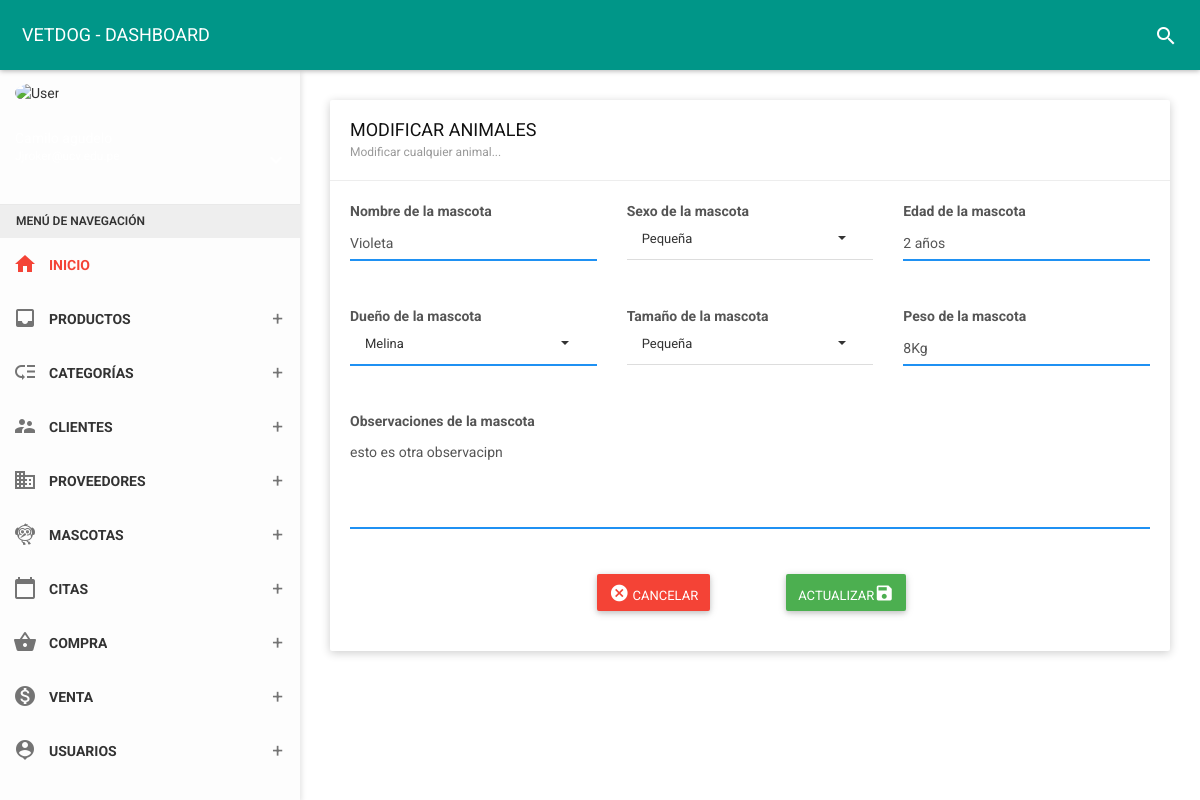
/vista/mascotas/edit?id=1 (signed in), run on the app's committed database.
### tables this page shows
CREATE TABLE `pet` (
  `id_pet` int(11) NOT NULL,
  `nomas` varchar(50) NOT NULL,
  `id_tiM` int(11) NOT NULL,
  `id_raza` int(11) NOT NULL,
  `sexo` varchar(15) NOT NULL,
  `edad` varchar(15) NOT NULL,
  `tamano` varchar(15) NOT NULL,
  `peso` char(6) NOT NULL,
  `id_due` int(11) NOT NULL,
  `obser` varchar(255) NOT NULL,
  `estado` char(1) NOT NULL,
  `fere` timestamp NOT NULL DEFAULT current_timestamp() ON UPDATE current_timestamp()
);

CREATE TABLE `owner` (
  `id_due` int(11) NOT NULL,
  `dni_due` char(8) NOT NULL,
  `nom_due` varchar(35) NOT NULL,
  `ape_due` varchar(35) NOT NULL,
  `fecnaci` varchar(35) NOT NULL,
  `movil` char(9) NOT NULL,
  `fijo` char(6) NOT NULL,
  `correo` varchar(30) NOT NULL,
  `direc` varchar(150) NOT NULL,
  `estado` char(1) NOT NULL,
  `usuario` varchar(25) NOT NULL,
  `contra` varchar(255) NOT NULL,
  `cargo` int(11) NOT NULL,
  `foto` varchar(255) NOT NULL,
  `fere` timestamp NOT NULL DEFAULT current_timestamp() ON UPDATE current_timestamp()
);

### vista/mascotas/edit.php (the view, shortened to what this page needs)
<!DOCTYPE html>
<html>
<head>
    <link href="../../assets/plugins/bootstrap-select/css/bootstrap-select.css" rel="stylesheet" />
    <link href="../../assets/plugins/bootstrap/css/bootstrap.css" rel="stylesheet">
    <link href="../../assets/plugins/node-waves/waves.css" rel="stylesheet" />
    <link href="../../assets/plugins/animate-css/animate.css" rel="stylesheet" />
    <link href="../../css/style.css" rel="stylesheet">
    <link href="../../assets/css/themes/all-themes.css" rel="stylesheet" />
    <link rel="stylesheet" href="https://cdnjs.cloudflare.com/ajax/libs/limonte-sweetalert2/11.1.9/sweetalert2.min.css" />
</head>
<body class="theme-red">
    <nav class="navbar">
        <div class="container-fluid">
            <div class="navbar-header">
                <a class="navbar-brand" href="../panel-admin/administrador"> VETDOG - DASHBOARD </a>
            </div>
            <div class="collapse navbar-collapse" id="navbar-collapse">
                <ul class="nav navbar-nav navbar-right">
                    <li><a href="javascript:void(0);" class="js-search" data-close="true"><i class="material-icons">search</i></a></li>
                </ul>
            </div>
        </div>
    </nav>
        <?php include_once __DIR__ . '../../menu.php'; ?>
    <section class="content">
        <div class="container-fluid">
            <div class="row clearfix">
                <div class="col-lg-12 col-md-12 col-sm-12 col-xs-12">
                    <div class="card">
                        <div class="header">
                            <h2>
                                MODIFICAR ANIMALES
                                <small>Modificar cualquier animal...</small>
                            </h2>
                        </div>
                        <div class="body">
                            <?php
                            function connect()
                            {
                                return new mysqli("localhost", "root", "", "vetdog");
                            }
                            $con = connect();
                            $id = $_GET['id'];
                            $sql = "SELECT pet.id_pet, pet.nomas, pet_type.id_tiM, pet_type.noTiM, raza.id_raza, raza.nomraza, pet.sexo, pet.edad, pet.tamano, pet.peso, owner.id_due, owner.dni_due, owner.nom_due, owner.ape_due, owner.fecnaci, owner.movil, owner.fijo, owner.correo, owner.direc, pet.obser, pet.estado, pet.fere FROM pet INNER JOIN pet_type ON pet.id_tiM =  pet_type.id_tiM INNER JOIN raza ON pet.id_raza =raza.id_raza INNER JOIN owner ON pet.id_due = owner.id_due  WHERE id_pet= '$id'";
                            $query  = $con->query($sql);
                            $data =  array();
                            if ($query) {
                                while ($r = $query->fetch_object()) {
                                    $data[] = $r;
                                }
                            }
                            ?>
                            <?php if (count($data) > 0) : ?>
                                <?php foreach ($data as $d) : ?>
                                    <form method="POST" autocomplete="off" action="editarRegistro?id=<?php echo $d->id_pet; ?>">
                                        <div class="row clearfix">
                                            <div class="col-sm-4">
                                                <label class="control-label">Nombre de la mascota</label>
                                                <div class="form-group">
                                                    <div class="form-line">
                                                        <input type="text" name="nomas" value="<?php echo $d->nomas; ?>" class="form-control" placeholder="Nombre de la mascota..." />
                                                    </div>
                                                </div>
                                            </div>
                                            <div class="col-sm-4">
                                                <label class="control-label">Sexo de la mascota</label>
                                                <select name="sexo" class="form-control show-tick">
                                                    <option value="<?php echo $d->sexo; ?>"><?php echo $d->sexo; ?></option>
                                                </select>
                                            </div>
                                            <div class="col-sm-4">
                                                <label class="control-label">Edad de la mascota</label>
                                                <div class="form-group">
                                                    <div class="form-line">
                                                        <input type="text" value="<?php echo $d->edad; ?>" name="edad" required class="form-control" placeholder="Edad de la mascota..." />
                                                    </div>
                                                </div>
                                            </div>
                                            <div class="col-sm-4">
                                                <label class="control-label">Dueño de la mascota</label>
                                                <div class="form-group">
                                                    <div class="form-line">
                                                        <select class="form-control show-tick" name="id_due">
                                                            <option value="<?php echo $d->id_due; ?>"><?php echo $d->nom_due; ?></option>
                                                        </select>
                                                    </div>
                                                </div>
                                            </div>
                                            <div class="col-sm-4">
                                                <label class="control-label">Tamaño de la mascota</label>
                                                <select name="tamano" class="form-control show-tick">
                                                    <option value="<?php echo $d->tamano; ?>"><?php echo $d->tamano; ?></option>
                                                </select>
                                            </div>
                                            <div class="col-sm-4">
                                                <label class="control-label">Peso de la mascota</label>
                                                <div class="form-group">
                                                    <div class="form-line">
                                                        <input type="text" value="<?php echo $d->peso; ?>" name="peso" maxlength="6" required class="form-control" placeholder="Peso de la mascota..." />
                                                    </div>
                                                </div>
                                            </div>
                                            <div class="col-sm-12">
                                                <label class="control-label">Observaciones de la mascota</label>
                                                <div class="form-group">
                                                    <div class="form-line">
                                                        <textarea rows="4" value="<?php echo $d->obser; ?>" name="obser" class="form-control no-resize" placeholder="Observaciones..."><?php echo $d->obser; ?></textarea>
                                                    </div>
                                                </div>
                                            </div>
                                        </div>
                                        <div class="container-fluid" align="center">
                                            <div class="col-xs-12 col-sm-6 col-md-4 col-lg-3">
                                            </div>
                                            <div class="col-xs-12 col-sm-6 col-md-4 col-lg-3">
                                                <a type="button" href="../../folder/mascotas" class="btn bg-red"><i class="material-icons">cancel</i> CANCELAR </a>
                                            </div>
                                            <div class="col-xs-12 col-sm-6 col-md-4 col-lg-3">
                                                <button class="btn bg-green" name="update">ACTUALIZAR<i class="material-icons">save</i></button>
                                            </div>
                                        </div>
                                    </form>
                        </div>
                    <?php endforeach; ?>
                <?php else : ?>
                    <span class="px-2 py-1 font-semibold leading-tight text-red-700 bg-red-100 rounded-full dark:text-red-100 dark:bg-red-700">
                        No hay datos
                    </span>
                <?php endif; ?>
                    </div>
                </div>
            </div>
        </div>
    </section>
</body>
</html>

### assets/css/themes/all-themes.css (style rules this page uses)
.theme-red .navbar-brand { color: #fff; }
.theme-red .nav > li > a { color: #fff; }

### data on the page
pet: nomas "Violeta", sexo "Pequeña", edad "2 años", id_due.nom_due "Melina", tamano "Pequeña", peso "8Kg", obser "esto es otra observacipn"
